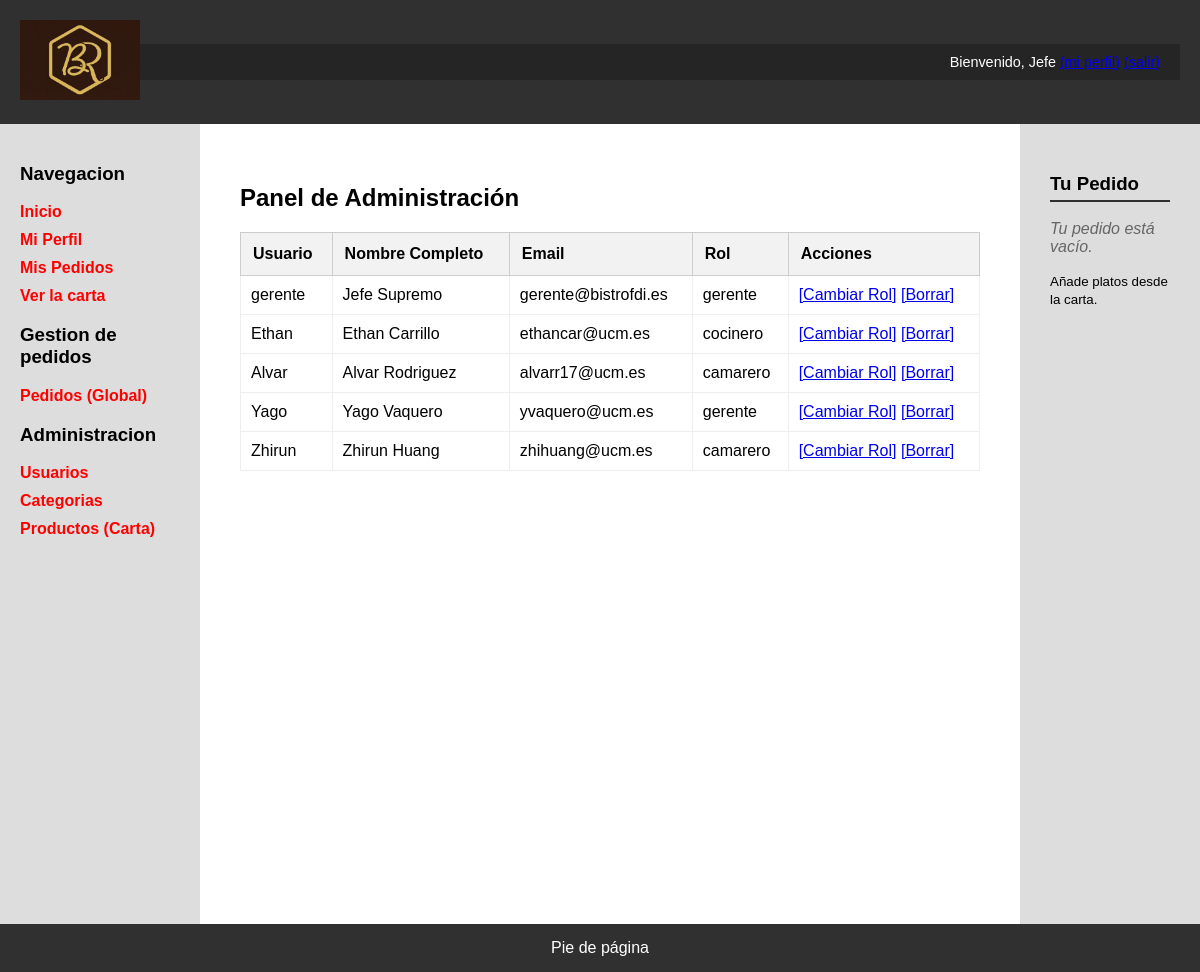
Page /admin_usuarios.php (signed in) on the committed database.
### tables this page shows
CREATE TABLE `usuarios` (
  `id` int(11) NOT NULL,
  `nombreUsuario` varchar(30) NOT NULL,
  `password` varchar(70) NOT NULL,
  `avatar` varchar(255) DEFAULT 'default.png',
  `nombre` varchar(50) NOT NULL,
  `apellidos` varchar(100) NOT NULL,
  `email` varchar(100) NOT NULL
);

### admin_usuarios.php (the view, shortened to what this page needs)
<?php
if (!isset($_SESSION['esAdmin']) || !$_SESSION['esAdmin']) {
    $contenidoPrincipal = "<h1>Acceso Denegado</h1><p>Solo el Gerente puede ver esto.</p>";
} else {
    $conn = Aplicacion::getInstance()->getConexionBd();
    $query = "SELECT id, nombreUsuario, nombre, apellidos, email FROM Usuarios";
    $rs = $conn->query($query);
    $filas = "";
    while ($fila = $rs->fetch_assoc()) {
        $idU = $fila['id'];
        $resRol = $conn->query("SELECT R.nombre FROM Roles R JOIN RolesUsuario RU ON R.id = RU.rol WHERE RU.usuario = $idU");
        $roles = [];
        while($r = $resRol->fetch_assoc()) { $roles[] = $r['nombre']; }
        $rolesStr = implode(', ', $roles);
        $filas .= <<<EOS
            <tr>
                <td>{$fila['nombreUsuario']}</td>
                <td>{$fila['nombre']} {$fila['apellidos']}</td>
                <td>{$fila['email']}</td>
                <td>$rolesStr</td>
                <td>
                    <a href="editar_usuario.php?id=$idU">[Cambiar Rol]</a>
                    <a href="borrar_usuario.php?id=$idU" onclick="return confirm('¿Estás seguro?')">[Borrar]</a>
                </td>
            </tr>
EOS;
    }
    $contenidoPrincipal = <<<EOS
        <h1>Panel de Administración</h1>
        <table border="1">
            <thead>
                <tr>
                    <th>Usuario</th><th>Nombre Completo</th><th>Email</th><th>Rol</th><th>Acciones</th>
                </tr>
            </thead>
            <tbody>$filas</tbody>
        </table>
EOS;
}
require 'includes/vistas/plantillas/plantilla.php';

### CSS/estilo.css (style rules this page uses)
body { background-color: #CDCDCD; margin: 0; font-family: Arial, sans-serif; }
table { width: 100%; border-collapse: collapse; margin-top: 20px; }
th { background-color: #f2f2f2; padding: 12px; border: 1px solid #ccc; text-align: left; }
td { padding: 10px; border: 1px solid #eee; }

### rows in the picture
usuarios: nombreUsuario "gerente", nombre "Jefe", apellidos "Supremo", email "gerente@bistrofdi.es", rolesStr "gerente"
usuarios: nombreUsuario "Ethan", nombre "Ethan", apellidos "Carrillo", email "ethancar@ucm.es", rolesStr "cocinero"
usuarios: nombreUsuario "Alvar", nombre "Alvar", apellidos "Rodriguez", email "alvarr17@ucm.es", rolesStr "camarero"
usuarios: nombreUsuario "Yago", nombre "Yago", apellidos "Vaquero", email "yvaquero@ucm.es", rolesStr "gerente"
usuarios: nombreUsuario "Zhirun", nombre "Zhirun", apellidos "Huang", email "zhihuang@ucm.es", rolesStr "camarero"

### other values in the picture
$_SESSION['nombre'] "Jefe"
